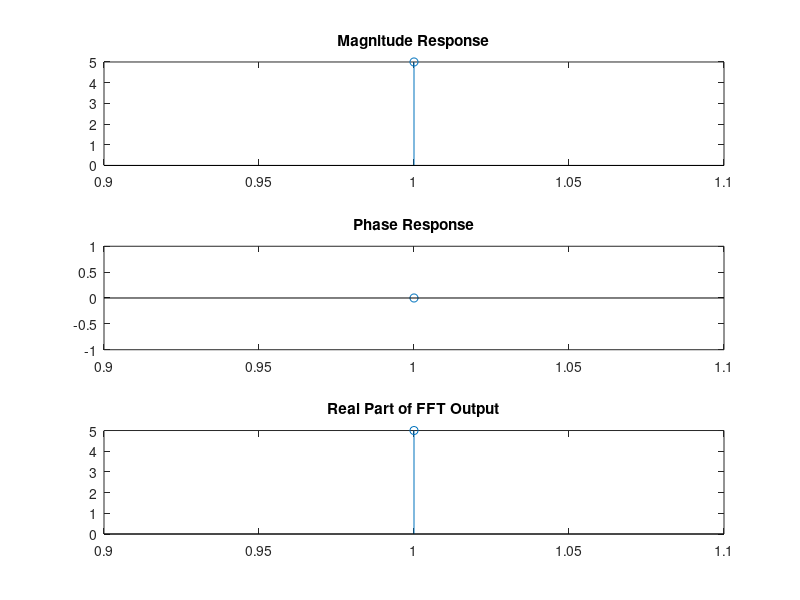

This chart was generated by the following MATLAB code:
clc;
clear;
close all;
% Input sequence
signal = input("Enter the input sequence (length must be power of 2): ");
N = length(signal);   % Length of the input sequence
% Check if length is a power of 2
if log2(N) ~= floor(log2(N))
    error('Length of input must be a power of 2');
end 
% Reorder the input sequence in bit-reversed order
signal = bitrevorder(signal);
numStages = log2(N);  % Number of FFT stages

% FFT computation (Cooley-Tukey algorithm)
for stage = 1:numStages
    sectionSize = 2^stage;        % Size of each section (butterfly group)
    halfSection = sectionSize/2;  % Half of section size (for butterfly pair)
    twiddleBase = exp(-2i*pi/sectionSize); % Base twiddle factor
    
    for sectionStart = 1:sectionSize:N
        for butterfly = 0:halfSection-1
            % Compute twiddle factor for current butterfly
            twiddle = (twiddleBase^butterfly);
            
            % Fetch upper and lower elements for butterfly
            top = signal(sectionStart + butterfly);
            bottom = signal(sectionStart + butterfly + halfSection);
            
            % Perform butterfly operation
            temp = twiddle * bottom;
            signal(sectionStart + butterfly) = top + temp;
            signal(sectionStart + butterfly + halfSection) = top - temp;
        end
    end
end

% Display FFT result
disp('FFT Output:');
disp(signal);

% Plot results
subplot(3,1,1);
stem(abs(signal));
title('Magnitude Response');

subplot(3,1,2);
stem(angle(signal));
title('Phase Response');

subplot(3,1,3);
stem(real(signal));
title('Real Part of FFT Output');
